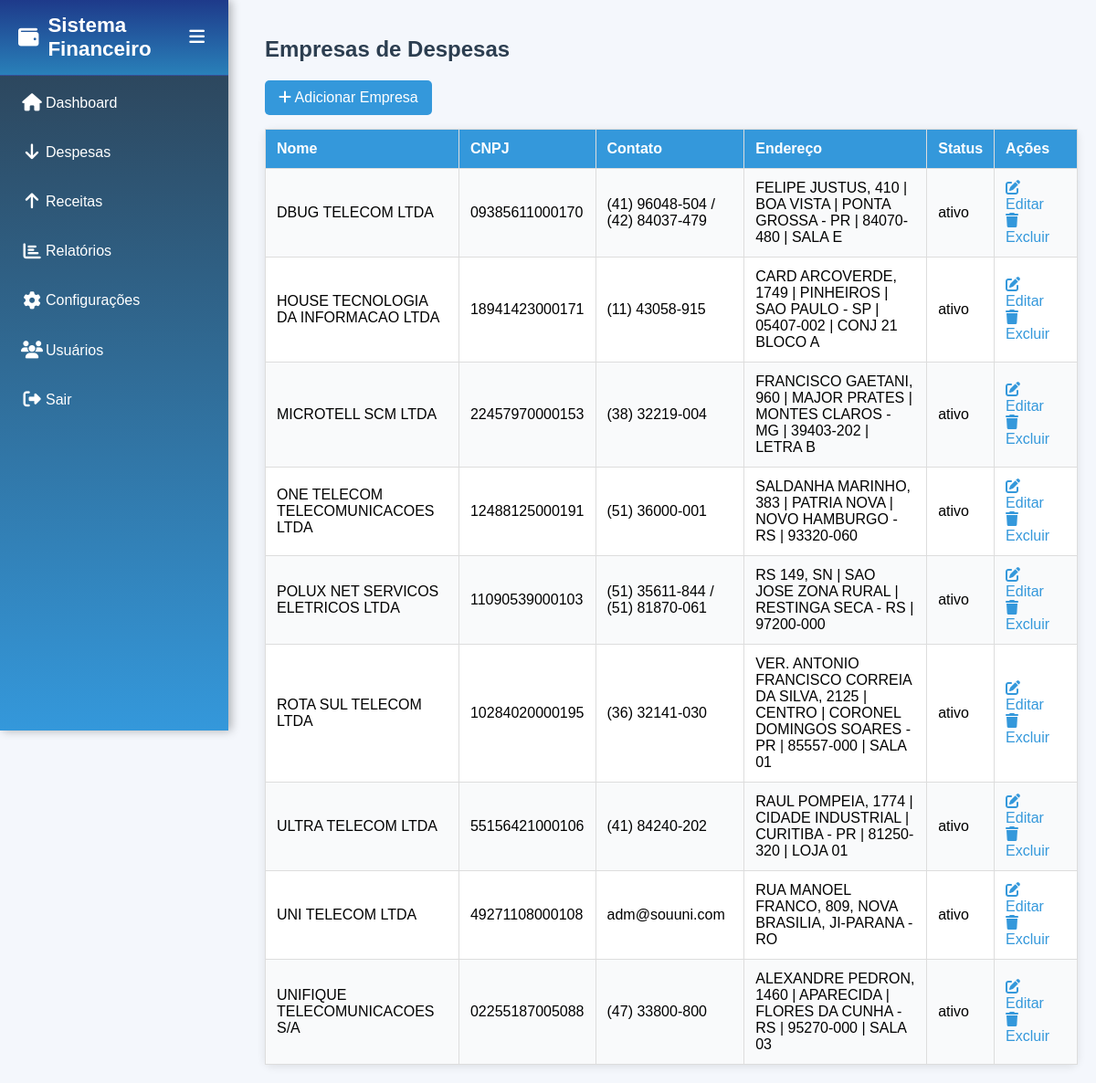
/configuracoes/empresas/despesas/index.php (signed in), run on the app's committed database.
### tables this page shows
CREATE TABLE `empresas_pagaveis` (
  `id` int(11) NOT NULL,
  `nome_empresa` varchar(100) NOT NULL,
  `cnpj` varchar(20) DEFAULT NULL,
  `endereco` varchar(255) DEFAULT NULL,
  `contato` varchar(100) DEFAULT NULL,
  `status` enum('ativo','inativo') DEFAULT 'ativo'
);

### configuracoes/empresas/despesas/index.php (the view, shortened to what this page needs)
<?php
include_once __DIR__ . '/../../../config.php';
$stmt = $pdo->query("SELECT * FROM empresas_pagaveis WHERE status = 'ativo' ORDER BY nome_empresa");
$empresas = $stmt->fetchAll();
?>
<!DOCTYPE html>
<html lang="pt-br">
<head>
    <link rel="stylesheet" href="https://cdnjs.cloudflare.com/ajax/libs/font-awesome/6.4.2/css/all.min.css">
</head>
<body>
    <?php include_once __DIR__ . '/../../../sidebar.php'; ?>
    <div class="container">
        <h2>Empresas de Despesas</h2>
        <a href="adicionar.php" class="add-btn"><i class="fas fa-plus"></i> Adicionar Empresa</a>
        <table>
            <tr>
                <th>Nome</th>
                <th>CNPJ</th>
                <th>Contato</th>
                <th>Endereço</th>
                <th>Status</th>
                <th>Ações</th>
            </tr>
            <?php foreach ($empresas as $empresa): ?>
                <tr>
                    <td><?php echo htmlspecialchars($empresa['nome_empresa']); ?></td>
                    <td><?php echo htmlspecialchars($empresa['cnpj'] ?: '-'); ?></td>
                    <td><?php echo htmlspecialchars($empresa['contato'] ?: '-'); ?></td>
                    <td><?php echo htmlspecialchars($empresa['endereco'] ?: '-'); ?></td>
                    <td><?php echo $empresa['status']; ?></td>
                    <td>
                        <a href="editar.php?id=<?php echo $empresa['id']; ?>"><i class="fas fa-edit"></i> Editar</a>
                        <a href="excluir.php?id=<?php echo $empresa['id']; ?>" onclick="return confirm('Confirmar exclusão?')"><i class="fas fa-trash"></i> Excluir</a>
                    </td>
                </tr>
            <?php endforeach; ?>
        </table>
    </div>
</body>
</html>

### configuracoes/empresas/despesas/index.php (style rules this page uses)
body { font-family: Arial, sans-serif; margin: 0; background: #f4f7fc; }
.container { margin-left: 270px; padding: 20px; transition: margin-left 0.3s ease; }
h2 { color: #2c3e50; }
.add-btn { display:inline-block; padding:10px 15px; background:#3498db; color:#fff; border-radius:5px; margin-bottom:15px; text-decoration:none; }
table { border-collapse:collapse; width:100%; background:#fff; border-radius:8px; box-shadow:0 2px 10px rgba(0,0,0,.1); }
th,td { border:1px solid #ddd; padding:12px; text-align:left; }
th { background:#3498db; color:#fff; }
tr:nth-child(even) { background:#f9fafb; }
a { color:#3498db; text-decoration:none; margin-right:10px; }

### sidebar.php (style rules this page uses)
body { margin: 0; font-family: Arial, sans-serif; }

### data on the page
empresas_pagaveis: nome_empresa "DBUG TELECOM LTDA", cnpj "09385611000170", contato "(41) 96048-504 / (42) 84037-479", endereco "FELIPE JUSTUS, 410 | BOA VISTA | PONTA GROSSA - PR | 84070-480 | SALA E", status "ativo"
empresas_pagaveis: nome_empresa "HOUSE TECNOLOGIA DA INFORMACAO LTDA", cnpj "18941423000171", contato "(11) 43058-915", endereco "CARD ARCOVERDE, 1749 | PINHEIROS | SAO PAULO - SP | 05407-002 | CONJ 21 BLOCO A", status "ativo"
empresas_pagaveis: nome_empresa "MICROTELL SCM LTDA", cnpj "22457970000153", contato "(38) 32219-004", endereco "FRANCISCO GAETANI, 960 | MAJOR PRATES | MONTES CLAROS - MG | 39403-202 | LETRA B", status "ativo"
empresas_pagaveis: nome_empresa "ONE TELECOM TELECOMUNICACOES LTDA", cnpj "12488125000191", contato "(51) 36000-001", endereco "SALDANHA MARINHO, 383 | PATRIA NOVA | NOVO HAMBURGO - RS | 93320-060", status "ativo"
empresas_pagaveis: nome_empresa "POLUX NET SERVICOS ELETRICOS LTDA", cnpj "11090539000103", contato "(51) 35611-844 / (51) 81870-061", endereco "RS 149, SN | SAO JOSE ZONA RURAL | RESTINGA SECA - RS | 97200-000", status "ativo"
empresas_pagaveis: nome_empresa "ROTA SUL TELECOM LTDA", cnpj "10284020000195", contato "(36) 32141-030", endereco "VER. ANTONIO FRANCISCO CORREIA DA SILVA, 2125 | CENTRO | CORONEL DOMINGOS SOARES - PR | 85557-000 | SALA 01", status "ativo"
empresas_pagaveis: nome_empresa "ULTRA TELECOM LTDA", cnpj "55156421000106", contato "(41) 84240-202", endereco "RAUL POMPEIA, 1774 | CIDADE INDUSTRIAL | CURITIBA - PR | 81250-320 | LOJA 01", status "ativo"
empresas_pagaveis: nome_empresa "UNI TELECOM LTDA", cnpj "49271108000108", contato "adm@souuni.com", endereco "RUA MANOEL FRANCO, 809, NOVA BRASILIA, JI-PARANA - RO", status "ativo"
empresas_pagaveis: nome_empresa "UNIFIQUE TELECOMUNICACOES S/A", cnpj "02255187005088", contato "(47) 33800-800", endereco "ALEXANDRE PEDRON, 1460 | APARECIDA | FLORES DA CUNHA - RS | 95270-000 | SALA 03", status "ativo"
